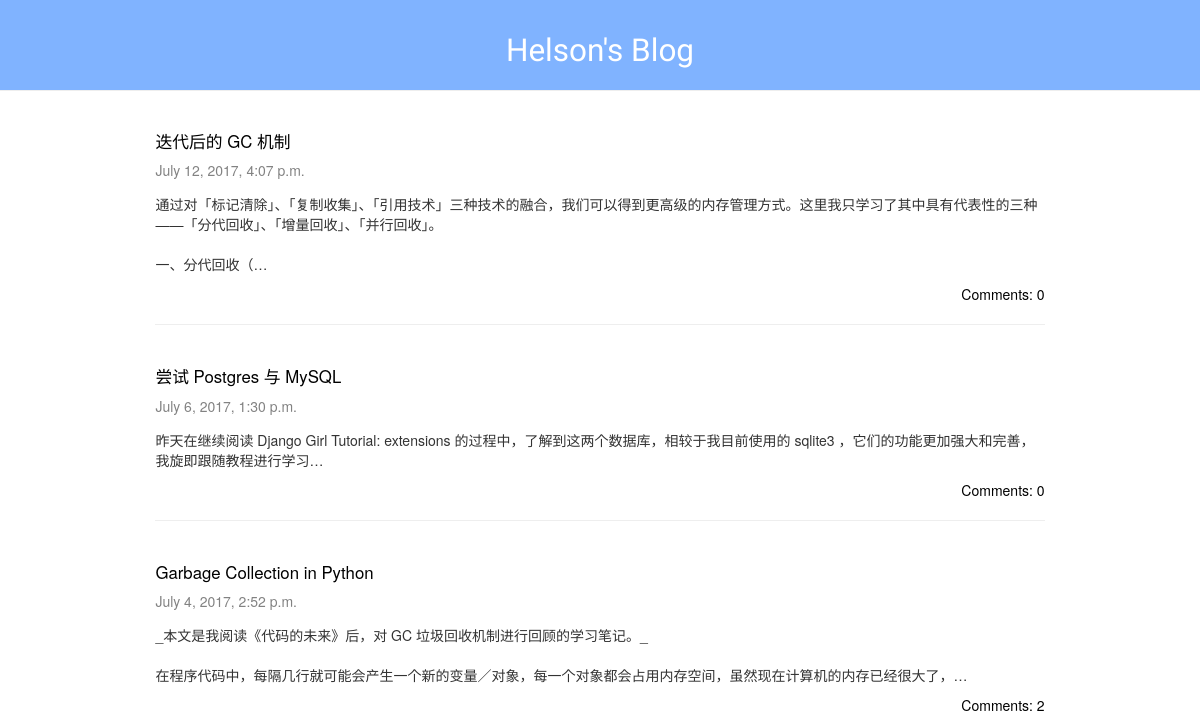
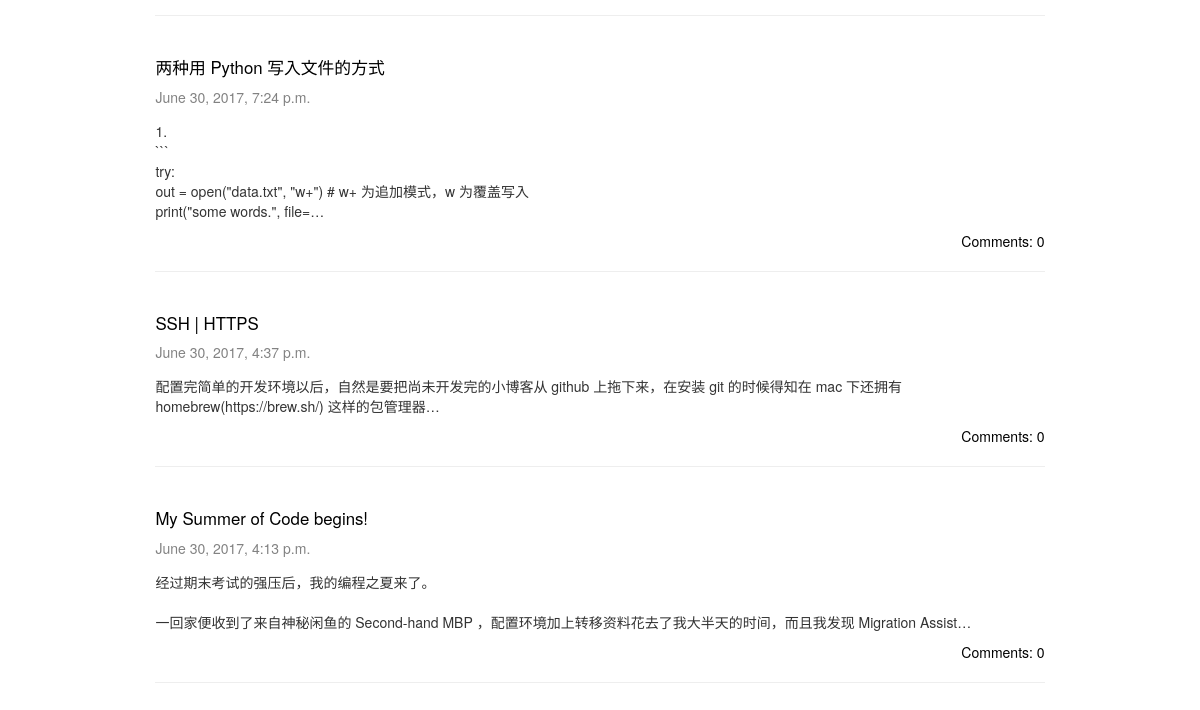
Before: / with the older database file (2 pictures, top to bottom).
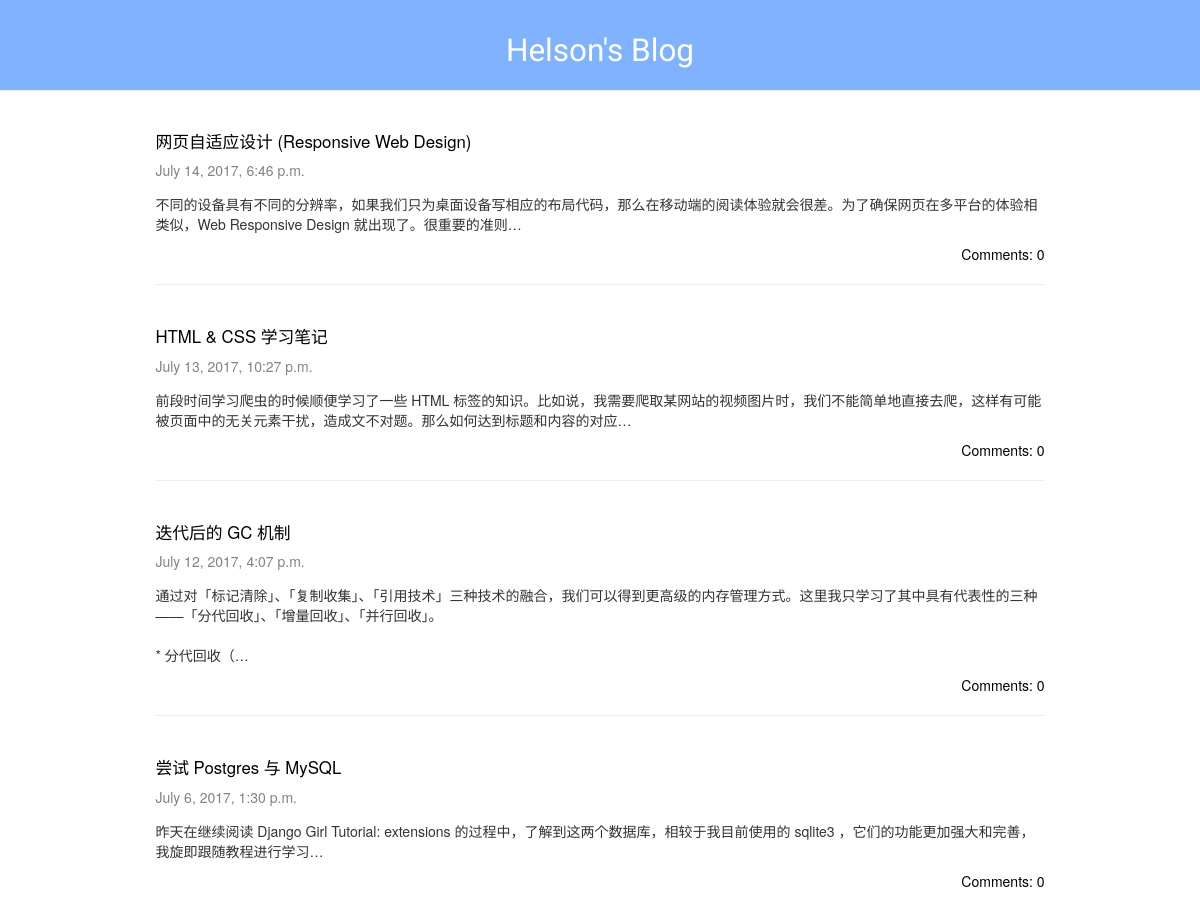
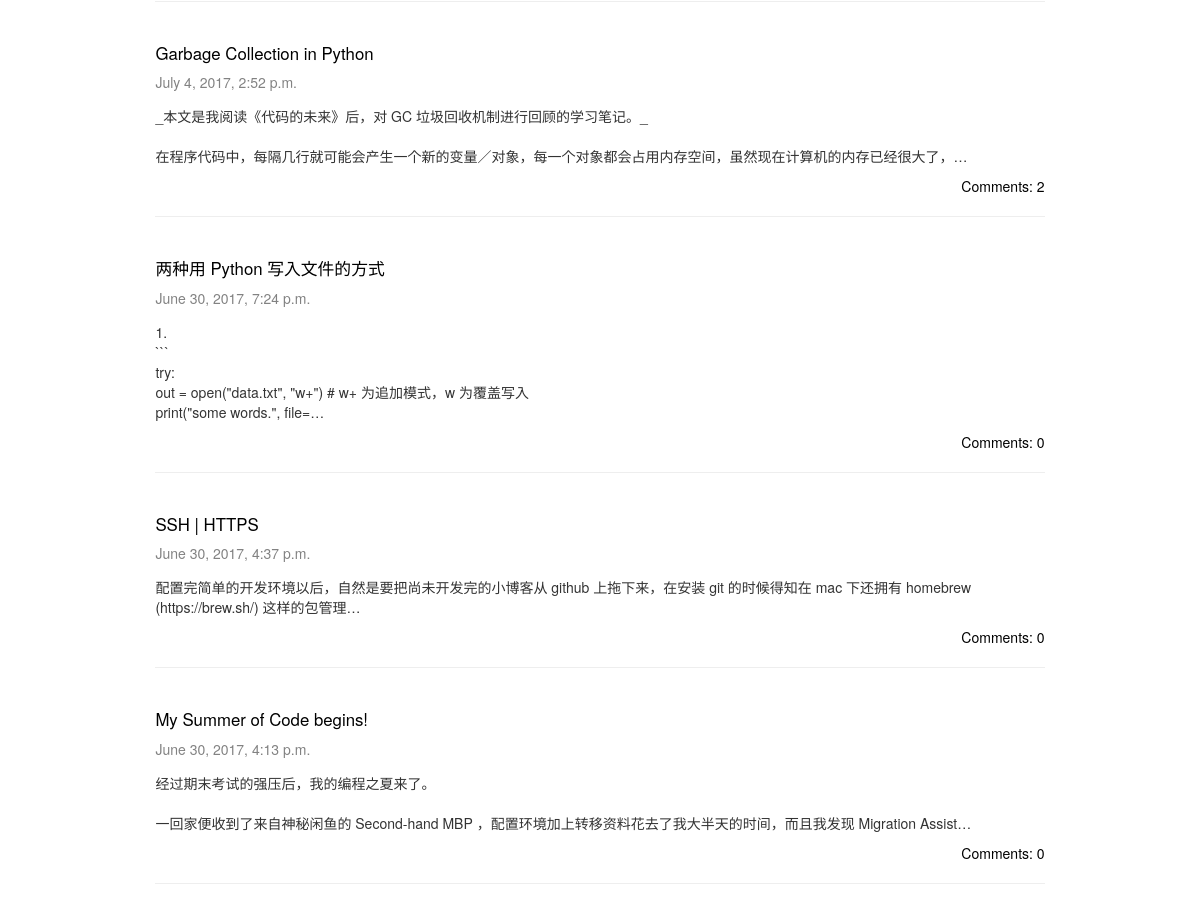
After: the same page with the newer database file (2 pictures, top to bottom).
### blog/models.py (models this page shows, shortened)
class Post(models.Model):
    author = models.ForeignKey('auth.User')
    title = models.CharField(max_length=200)
    text = models.TextField()
    created_date = models.DateTimeField(
            default=timezone.now)
    published_date = models.DateTimeField(
            blank=True, null=True)

### blog/views.py (the view)
# urls.py: url(r'^$', views.post_list, name='post_list'),
def post_list(request):
    posts = Post.objects.filter(published_date__lte=timezone.now()).order_by("-published_date")
    return render(request, 'blog/post_list.html', {'posts': posts})

### blog/templates/blog/post_list.html
<!DOCTYPE html>
{% extends 'blog/base.html' %}
{% load custom_markdown %}
{% block content %}
    {% for post in posts %}
        <div class="post">
            <div class="post-header">
                <h3><a href="{% url 'post_detail' pk=post.pk %}">{{ post.title }}</a></h3>
                <p class="date">{{ post.published_date }}</p>
            </div>
            <p class="post-content">{{ post.text|truncatechars:100|linebreaksbr }}</p>
            <div class="comment-num">
                <a href="{% url 'post_detail' pk=post.pk %}">Comments: {{ post.comments.count }}</a>
            </div>
            <hr>
        </div>
    {% endfor %}
{% endblock %}

### blog/templates/blog/base.html (shortened to what this page needs)
<!DOCTYPE html>
{% load staticfiles %}
<html>
    <head>
        <link rel="stylesheet" href="https://maxcdn.bootstrapcdn.com/bootstrap/3.3.7/css/bootstrap.min.css">
        <link rel="stylesheet" href="https://maxcdn.bootstrapcdn.com/bootstrap/3.3.7/css/bootstrap-theme.min.css">
        <link rel="stylesheet" href="{% static '/css/mysite.css' %}">
        <link rel="stylesheet" href="{% static '/css/friendly.css' %}">
    </head>
    <body>
        <div class="page-header">
            <div class="banner">
                <h1><a href="/">Helson's Blog</a></h1>
            </div>
        </div>
        <div class="content container">
            <div class="row">
                <div class="col-md-8 col-sm-8">
                    {% block content %}
                    {% endblock %}
                </div>
            </div>
        </div>
    </body>
</html>

### blog/static/css/mysite.css (style rules this page uses)
* { margin: 0; padding: 0; }
html { font-size: 15px; }
h3 { font-size: 1.2em; }
.page-header { background-color: #80B3FF; margin: 0; position: fixed; width: 100%; height: 6.5em; z-index: 1000; }
.banner { position: absolute; display: block; top: 2.4em; width: 100%; }
.banner h1, .banner h1 a, .banner h1 a:visited, .banner h1 a:active { color: #ffffff; font-size: 1.5em; text-align: center; font-family: 'Lobster', cursive; clear: both; margin: auto; }
.col-md-8 { width: 100%; padding-left: 12%; padding-right: 12%; padding-top: 8em; }
.post { margin-bottom: 3em; }
.post h3 a, .post h3 a:visited { color: #000000; }
.post-header { margin-bottom: 1em; }
.date { color: #828282; text-align: left; margin: auto; }
.comment-num { text-align: right; }
.comment-num a { color: #000000 }

Changed rows visible on the page:
added Post: title "网页自适应设计 (Responsive Web Design)", published_date "July 14, 2017, 6:46 p.m.", text "不同的设备具有不同的分辨率，如果我们只为桌面设备写相应的布局代码，那么在移动端的阅读体验就会很差。为了确保网页在多平台的体验相类似，Web Responsive Design 就出现了。很重要的准则…", comments.count "0"
added Post: title "HTML & CSS 学习笔记", published_date "July 13, 2017, 10:27 p.m.", text "前段时间学习爬虫的时候顺便学习了一些 HTML 标签的知识。比如说，我需要爬取某网站的视频图片时，我们不能简单地直接去爬，这样有可能被页面中的无关元素干扰，造成文不对题。那么如何达到标题和内容的对应…", comments.count "0"
changed Post "迭代后的 GC 机制": text "通过对「标记清除」、「复制收集」、「引用技术」三种技术的融合，我们可以得到更高级的内存管理方式。这里我只学习了其中具有代表性的三种——「分代回收」、「增量回收」、「并行回收」。 一、分代回收（…" → "通过对「标记清除」、「复制收集」、「引用技术」三种技术的融合，我们可以得到更高级的内存管理方式。这里我只学习了其中具有代表性的三种——「分代回收」、「增量回收」、「并行回收」。 * 分代回收（…"
changed Post "SSH | HTTPS": text "配置完简单的开发环境以后，自然是要把尚未开发完的小博客从 github 上拖下来，在安装 git 的时候得知在 mac 下还拥有 homebrew(https://brew.sh/) 这样的包管理器…" → "配置完简单的开发环境以后，自然是要把尚未开发完的小博客从 github 上拖下来，在安装 git 的时候得知在 mac 下还拥有 homebrew (https://brew.sh/) 这样的包管理…"
